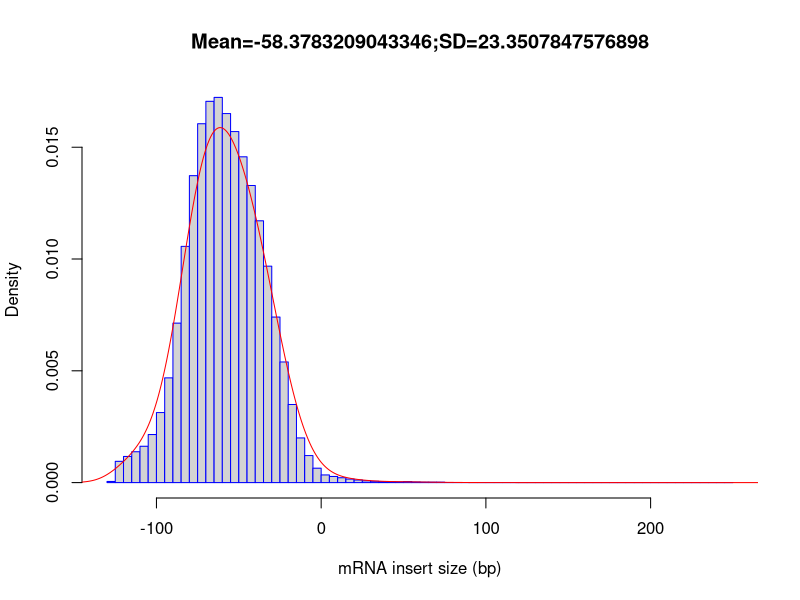

Write R code to recreate this figure.
out_file = '/home/genetics/HW1/mapped_data_quality/SRR11647703_inner_distance'
pdf('/home/genetics/HW1/mapped_data_quality/SRR11647703_inner_distance.inner_distance_plot.pdf')
fragsize=rep(c(-247.5,-242.5,-237.5,-232.5,-227.5,-222.5,-217.5,-212.5,-207.5,-202.5,-197.5,-192.5,-187.5,-182.5,-177.5,-172.5,-167.5,-162.5,-157.5,-152.5,-147.5,-142.5,-137.5,-132.5,-127.5,-122.5,-117.5,-112.5,-107.5,-102.5,-97.5,-92.5,-87.5,-82.5,-77.5,-72.5,-67.5,-62.5,-57.5,-52.5,-47.5,-42.5,-37.5,-32.5,-27.5,-22.5,-17.5,-12.5,-7.5,-2.5,2.5,7.5,12.5,17.5,22.5,27.5,32.5,37.5,42.5,47.5,52.5,57.5,62.5,67.5,72.5,77.5,82.5,87.5,92.5,97.5,102.5,107.5,112.5,117.5,122.5,127.5,132.5,137.5,142.5,147.5,152.5,157.5,162.5,167.5,172.5,177.5,182.5,187.5,192.5,197.5,202.5,207.5,212.5,217.5,222.5,227.5,232.5,237.5,242.5,247.5),times=c(0,0,0,0,0,0,0,0,0,0,0,0,0,0,0,0,0,0,0,0,0,0,0,0,253,4751,5837,6898,8114,10736,15650,23402,35631,52789,68590,80193,85202,86079,82466,78443,72805,66393,58501,48367,36991,26955,17451,9978,6037,3218,1711,1369,1088,791,581,397,288,203,190,172,243,139,84,93,85,23,20,13,6,8,4,3,4,2,3,1,2,1,2,1,2,1,2,4,1,1,0,0,0,2,1,1,0,1,2,0,0,0,0,1))
frag_sd = sd(fragsize)
frag_mean = mean(fragsize)
frag_median = median(fragsize)
write(x=c("Name","Mean","Median","sd"), sep="	", file=stdout(),ncolumns=4)
write(c(out_file,frag_mean,frag_median,frag_sd),sep="	", file=stdout(),ncolumns=4)
hist(fragsize,probability=T,breaks=100,xlab="mRNA insert size (bp)",main=paste(c("Mean=",frag_mean,";","SD=",frag_sd),collapse=""),border="blue")
lines(density(fragsize,bw=10),col='red')
dev.off()
